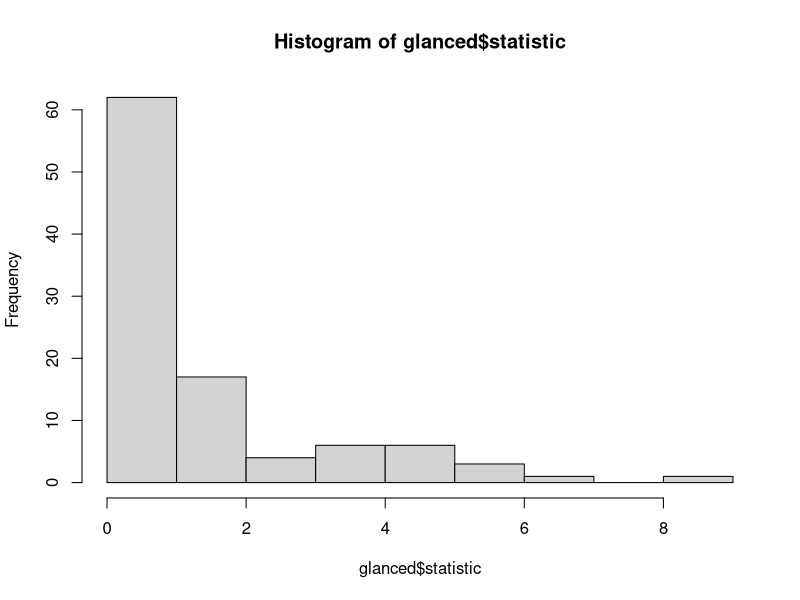
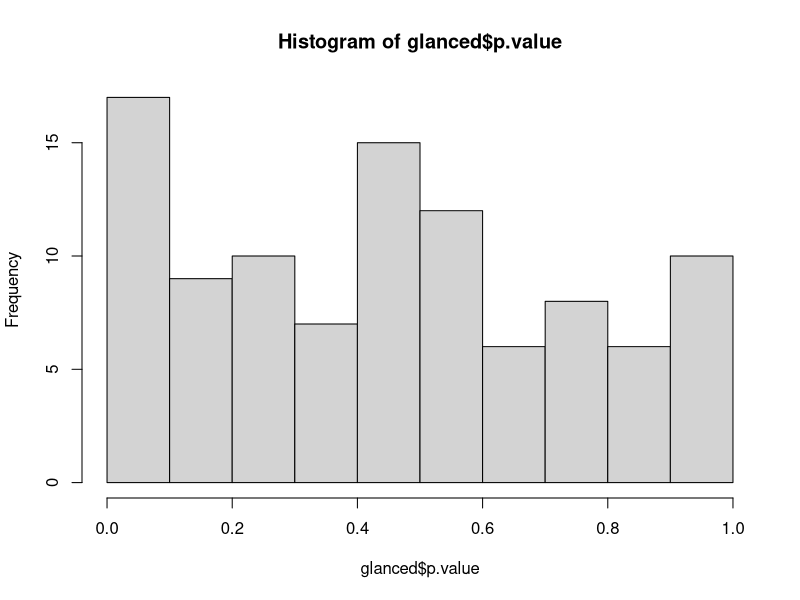

These figures' R source, in order:
# r2py crawler metadata
# package: modelr
# source_type: rd_example
# topic: permute.Rd
# source_file: C:\Users\bened\AppData\Local\R\win-library\4.5\modelr\help
# lines: 15

suppressPackageStartupMessages(library(modelr))
library(purrr)
perms <- permute(mtcars, 100, mpg)

models <- map(perms$perm, ~ lm(mpg ~ wt, data = .))
glanced <- map_df(models, broom::glance, .id = "id")

# distribution of null permutation statistics
hist(glanced$statistic)
# confirm these are roughly uniform p-values
hist(glanced$p.value)

# test against the unpermuted model to get a permutation p-value
mod <- lm(mpg ~ wt, mtcars)
mean(glanced$statistic > broom::glance(mod)$statistic)
